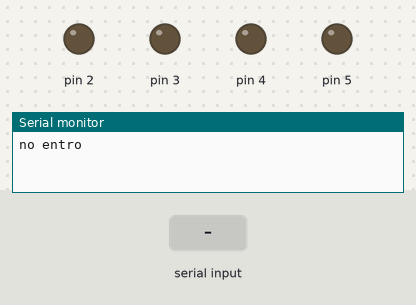
The sketch below on a simulated Arduino Uno, built with avr-gcc and run on an emulated ATmega328P. Shown: output pins drawn as LEDs (lit = HIGH), the last lines printed to the serial monitor. The inputs (shaded band) are chosen by the test bench.

Above: at 1.2 s.
1.3 s: "2\n" received over Serial
At 2.2 s:
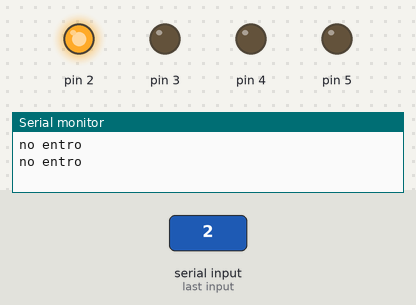
Timing chart, 0 to 4.3 s (numbered marks = the images above; inputs shaded):
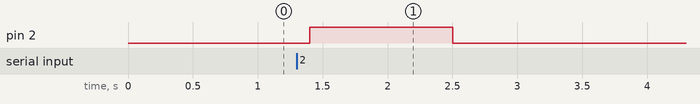

The sketch:

arduino_scripts.ino
```cpp
String data;
void setup() {

  pinMode(2, OUTPUT);
  pinMode(3, OUTPUT);
  pinMode(4, OUTPUT);
  pinMode(5, OUTPUT);
  Serial.begin(9600);

}


void loop() {

  data = Serial.readStringUntil('\n');

  if (data.length() > 2) {;
    data = "";
  } else {
    Serial.println("no entro");
    delay(100);
  }
  if (data == "2") {
    digitalWrite(2, HIGH);
  } else {
    digitalWrite(2, LOW);
  }
  /*
  switch(data) {
    case "2":
      digitalWrite(2, HIGH);
      digitalWrite(3, LOW);
      digitalWrite(4, LOW);
      digitalWrite(5, LOW);
      break;

    case "3":
      digitalWrite(3, HIGH);
      digitalWrite(2, LOW);
      digitalWrite(4, LOW);
      digitalWrite(5, LOW);
      break;

    case "4":
      digitalWrite(4, HIGH);
      digitalWrite(3, LOW);
      digitalWrite(2, LOW);
      digitalWrite(5, LOW);
      break;

    case "5":
      digitalWrite(5, HIGH);
      digitalWrite(3, LOW);
      digitalWrite(4, LOW);
      digitalWrite(2, LOW);
      break;
  }*/
}
```

Measured:
- after the input at 1.3 s, pin 2: LOW → HIGH after 0.10 s, → LOW 1.1 s later
